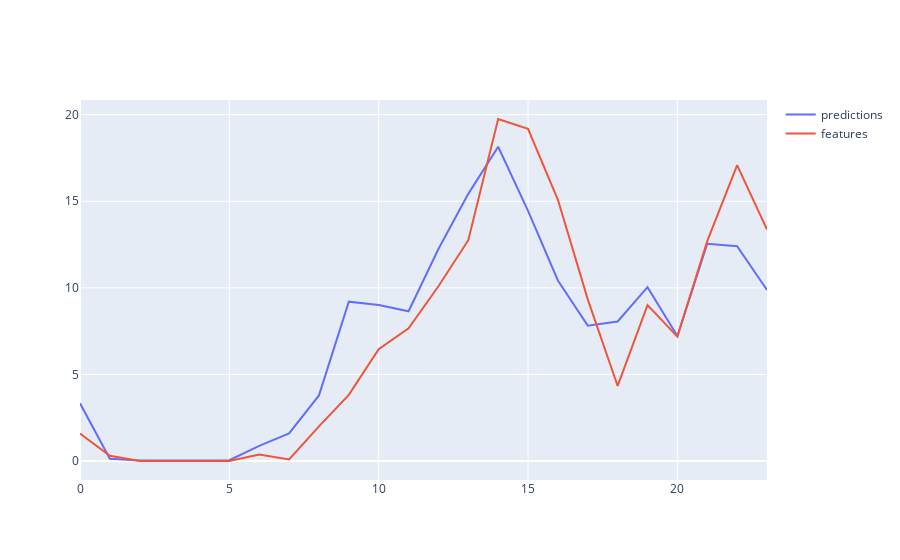
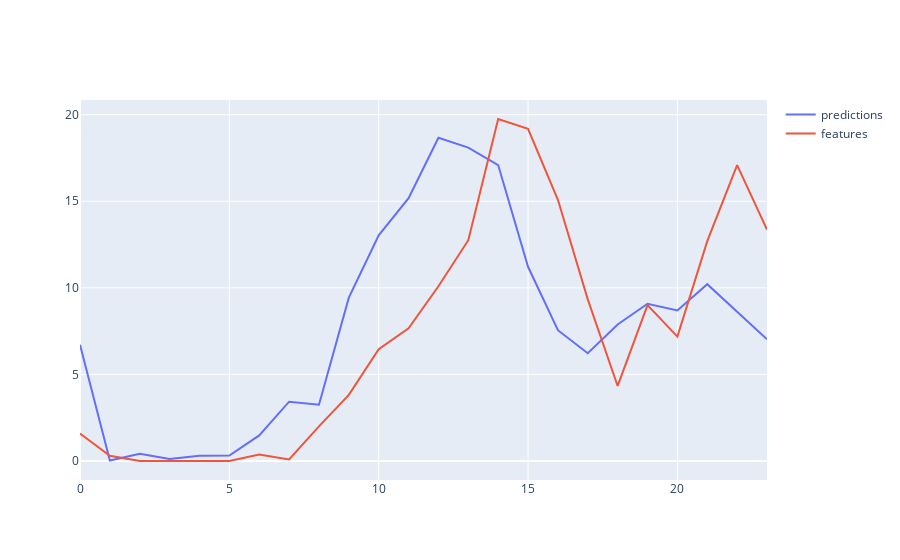
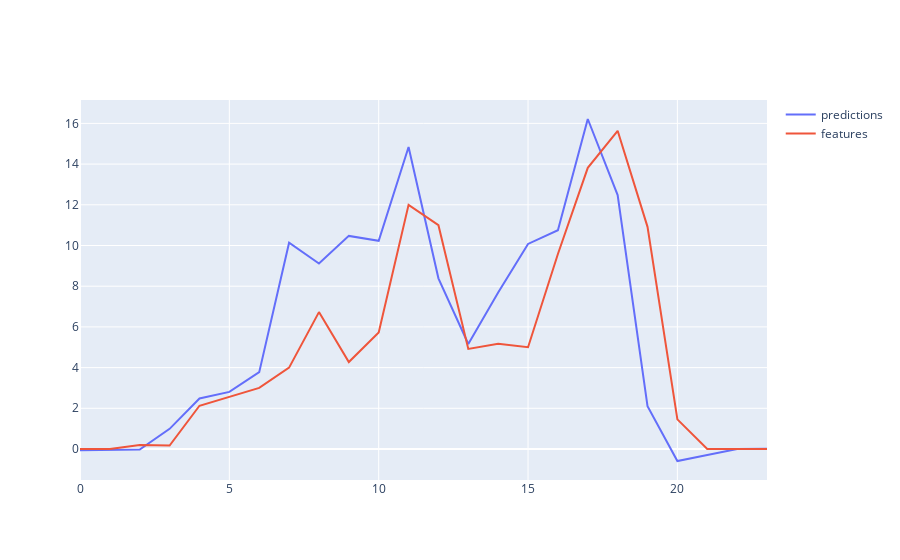
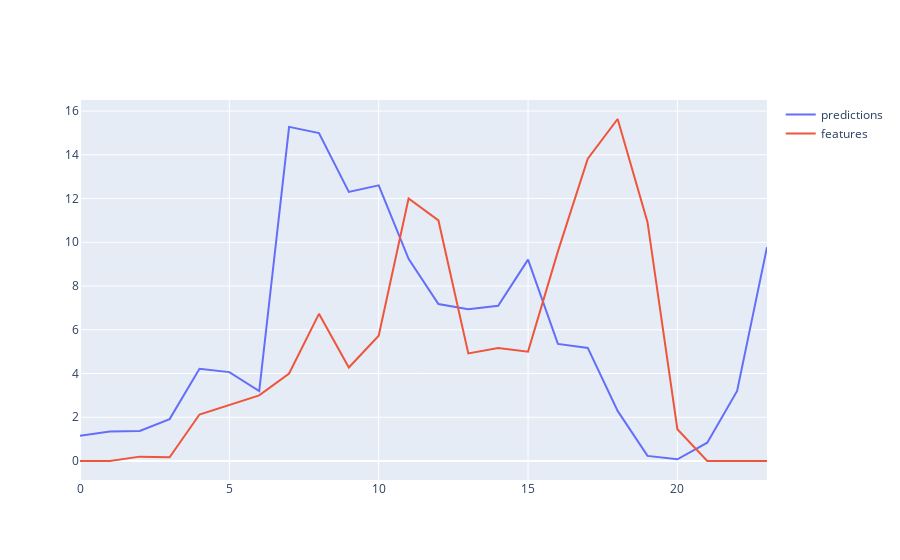

The code cell stored with these charts, in order, in its notebook:
### Code cell
#plotyl plot of predictions

# Plot the predictions using plotly
import plotly.graph_objects as go

from sklearn.metrics import mean_absolute_error


for i in range(0, len(predictions)):
    fig = go.Figure()
    if i % 2 == 0:
        
        print(f"prediction for {timestamps[i]} is {predictions[i, seq_len-1, 0]}")
       
        fig.add_trace(go.Scatter(y=predictions[i, :, 0],
                            mode='lines',
                            name='predictions'))
    else:
        print(f"prediction for {timestamps[i]} is {predictions[i, seq_len-1, 1]}")
        fig.add_trace(go.Scatter(y=predictions[i, :, 1],
                            mode='lines',
                            name='predictions'))

    #add features x_sequences_tensor 0
    fig.add_trace(go.Scatter(y=x_sequences_tensor[i, :, -1],
                        mode='lines',
                        name='features'))
    





    fig.show()

### Figure 1 — Plotly figure (JSON) as saved in the notebook; plotly's stock layout.template omitted (floating-point values rounded to 4 significant figures)
{"data": [{"mode": "lines", "name": "predictions", "type": "scatter", "y": [3.332, 0.1291, 0.02458, 0.02966, 0.03148, 0.04671, 0.8728, 1.596, 3.788, 9.199, 9.002, 8.648, 12.24, 15.43, 18.15, 14.45, 10.43, 7.816, 8.06, 10.04, 7.218, 12.55, 12.4, 9.878]}, {"mode": "lines", "name": "features", "type": "scatter", "y": [1.583, 0.3, 0, 0, 0, 0, 0.375, 0.09091, 2, 3.818, 6.455, 7.667, 10.09, 12.75, 19.75, 19.18, 15.08, 9.333, 4.333, 9, 7.182, 12.7, 17.08, 13.36]}], "layout": {}}

### Figure 2 — Plotly figure (JSON) as saved in the notebook; plotly's stock layout.template omitted (floating-point values rounded to 4 significant figures)
{"data": [{"mode": "lines", "name": "predictions", "type": "scatter", "y": [6.716, 0.02439, 0.4209, 0.1215, 0.2993, 0.3108, 1.48, 3.424, 3.248, 9.433, 13.03, 15.18, 18.66, 18.1, 17.09, 11.22, 7.552, 6.222, 7.887, 9.084, 8.696, 10.21, 8.621, 7.024]}, {"mode": "lines", "name": "features", "type": "scatter", "y": [1.583, 0.3, 0, 0, 0, 0, 0.375, 0.09091, 2, 3.818, 6.455, 7.667, 10.09, 12.75, 19.75, 19.18, 15.08, 9.333, 4.333, 9, 7.182, 12.7, 17.08, 13.36]}], "layout": {}}

### Figure 3 — Plotly figure (JSON) as saved in the notebook; plotly's stock layout.template omitted (floating-point values rounded to 4 significant figures)
{"data": [{"mode": "lines", "name": "predictions", "type": "scatter", "y": [-0.06065, -0.03381, -0.02558, 0.9907, 2.482, 2.805, 3.775, 10.14, 9.112, 10.47, 10.23, 14.84, 8.387, 5.16, 7.687, 10.08, 10.75, 16.22, 12.48, 2.108, -0.59, -0.2943, -0.0004562, 0.007151]}, {"mode": "lines", "name": "features", "type": "scatter", "y": [0, 0, 0.2, 0.1667, 2.125, 2.545, 3, 4, 6.727, 4.273, 5.727, 12, 11, 4.917, 5.167, 5, 9.583, 13.82, 15.64, 10.92, 1.455, 0, 0, 0]}], "layout": {}}

### Figure 4 — Plotly figure (JSON) as saved in the notebook; plotly's stock layout.template omitted (floating-point values rounded to 4 significant figures)
{"data": [{"mode": "lines", "name": "predictions", "type": "scatter", "y": [1.153, 1.344, 1.374, 1.916, 4.218, 4.065, 3.193, 15.28, 14.99, 12.3, 12.6, 9.242, 7.176, 6.942, 7.098, 9.206, 5.354, 5.169, 2.291, 0.2336, 0.07636, 0.8351, 3.203, 9.775]}, {"mode": "lines", "name": "features", "type": "scatter", "y": [0, 0, 0.2, 0.1667, 2.125, 2.545, 3, 4, 6.727, 4.273, 5.727, 12, 11, 4.917, 5.167, 5, 9.583, 13.82, 15.64, 10.92, 1.455, 0, 0, 0]}], "layout": {}}
